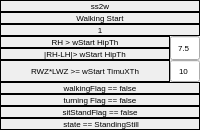
          <widget class="QFrame" name="ss2w_Frame">
           <property name="frameShape">
            <enum>QFrame::Shape::NoFrame</enum>
           </property>
           <property name="frameShadow">
            <enum>QFrame::Shadow::Raised</enum>
           </property>
           <layout class="QHBoxLayout" name="horizontalLayout_3">
            <property name="spacing">
             <number>0</number>
            </property>
            <property name="leftMargin">
             <number>0</number>
            </property>
            <property name="topMargin">
             <number>0</number>
            </property>
            <property name="rightMargin">
             <number>0</number>
            </property>
            <property name="bottomMargin">
             <number>0</number>
            </property>
            <item>
             <layout class="QVBoxLayout" name="ss2w_verticalLayout">
              <property name="spacing">
               <number>0</number>
              </property>
              <item>
               <widget class="QLabel" name="ss2w_label">
                <property name="maximumSize">
                 <size>
                  <width>900</width>
                  <height>18</height>
                 </size>
                </property>
                <property name="font">
                 <font>
                  <pointsize>6</pointsize>
                 </font>
                </property>
                <property name="frameShape">
                 <enum>QFrame::Shape::Box</enum>
                </property>
                <property name="frameShadow">
                 <enum>QFrame::Shadow::Plain</enum>
                </property>
                <property name="text">
                 <string>ss2w</string>
                </property>
                <property name="alignment">
                 <set>Qt::AlignmentFlag::AlignCenter</set>
                </property>
               </widget>
              </item>
              <item>
               <widget class="QLabel" name="flag130_label">
                <property name="maximumSize">
                 <size>
                  <width>900</width>
                  <height>18</height>
                 </size>
                </property>
                <property name="font">
                 <font>
                  <pointsize>6</pointsize>
                 </font>
                </property>
                <property name="frameShape">
                 <enum>QFrame::Shape::Box</enum>
                </property>
                <property name="text">
                 <string>Walking Start</string>
                </property>
                <property name="alignment">
                 <set>Qt::AlignmentFlag::AlignCenter</set>
                </property>
               </widget>
              </item>
              <item>
               <widget class="QLabel" name="stateNumber1_Label">
                <property name="maximumSize">
                 <size>
                  <width>16777215</width>
                  <height>18</height>
                 </size>
                </property>
                <property name="font">
                 <font>
                  <pointsize>6</pointsize>
                 </font>
                </property>
                <property name="frameShape">
                 <enum>QFrame::Shape::Box</enum>
                </property>
                <property name="text">
                 <string>1</string>
                </property>
                <property name="alignment">
                 <set>Qt::AlignmentFlag::AlignCenter</set>
                </property>
               </widget>
              </item>
              <item>
               <layout class="QHBoxLayout" name="wstartHipTh_horizontalLayout">
                <property name="spacing">
                 <number>0</number>
                </property>
                <item>
                 <layout class="QVBoxLayout" name="walkingStart_Flag12_verticalLayout">
                  <property name="spacing">
                   <number>0</number>
                  </property>
                  <item>
                   <widget class="QLabel" name="flag36_label">
                    <property name="font">
                     <font>
                      <pointsize>6</pointsize>
                     </font>
                    </property>
                    <property name="frameShape">
                     <enum>QFrame::Shape::Box</enum>
                    </property>
                    <property name="text">
                     <string>RH &gt; wStart HipTh</string>
                    </property>
                    <property name="alignment">
                     <set>Qt::AlignmentFlag::AlignCenter</set>
                    </property>
                    <property name="wordWrap">
                     <bool>true</bool>
                    </property>
                   </widget>
                  </item>
                  <item>
                   <widget class="QLabel" name="flag37_label">
                    <property name="font">
                     <font>
                      <pointsize>6</pointsize>
                     </font>
                    </property>
                    <property name="frameShape">
                     <enum>QFrame::Shape::Box</enum>
                    </property>
                    <property name="text">
                     <string>|RH-LH|&gt; wStart HipTh</string>
                    </property>
                    <property name="alignment">
                     <set>Qt::AlignmentFlag::AlignCenter</set>
                    </property>
                    <property name="wordWrap">
                     <bool>true</bool>
                    </property>
                   </widget>
                  </item>
                 </layout>
                </item>
                <item>
                 <widget class="QLineEdit" name="flag36_and_flag37_lineEdit">
                  <property name="minimumSize">
                   <size>
                    <width>30</width>
                    <height>0</height>
                   </size>
                  </property>
                  <property name="maximumSize">
                   <size>
                    <width>30</width>
                    <height>6000</height>
                   </size>
                  </property>
                  <property name="font">
                   <font>
                    <pointsize>6</pointsize>
                   </font>
                  </property>
                  <property name="text">
                   <string>7.5</string>
                  </property>
                  <property name="frame">
                   <bool>true</bool>
                  </property>
                  <property name="alignment">
                   <set>Qt::AlignmentFlag::AlignCenter</set>
                  </property>
                  <property name="placeholderText">
                   <string>7.5</string>
                  </property>
                 </widget>
                </item>
               </layout>
              </item>
              <item>
               <layout class="QHBoxLayout" name="walkingStart_Flag3_horizontalLayout">
                <property name="spacing">
                 <number>0</number>
                </property>
                <item>
                 <widget class="QLabel" name="flag38_label">
                  <property name="minimumSize">
                   <size>
                    <width>80</width>
                    <height>0</height>
                   </size>
                  </property>
                  <property name="font">
                   <font>
                    <pointsize>6</pointsize>
                   </font>
                  </property>
                  <property name="frameShape">
                   <enum>QFrame::Shape::Box</enum>
                  </property>
                  <property name="text">
                   <string>RWZ*LWZ &gt;= wStart TimuXTh</string>
                  </property>
                  <property name="textFormat">
                   <enum>Qt::TextFormat::AutoText</enum>
                  </property>
                  <property name="alignment">
                   <set>Qt::AlignmentFlag::AlignCenter</set>
                  </property>
                  <property name="wordWrap">
                   <bool>true</bool>
                  </property>
                 </widget>
                </item>
                <item>
                 <widget class="QLineEdit" name="flag38_lineEdit">
                  <property name="minimumSize">
                   <size>
                    <width>30</width>
                    <height>0</height>
                   </size>
                  </property>
                  <property name="maximumSize">
                   <size>
                    <width>30</width>
                    <height>6000</height>
                   </size>
                  </property>
                  <property name="font">
                   <font>
                    <pointsize>6</pointsize>
                   </font>
                  </property>
                  <property name="text">
                   <string>10</string>
                  </property>
                  <property name="frame">
                   <bool>true</bool>
                  </property>
                  <property name="alignment">
                   <set>Qt::AlignmentFlag::AlignCenter</set>
                  </property>
                  <property name="placeholderText">
                   <string>10</string>
                  </property>
                 </widget>
                </item>
               </layout>
              </item>
              <item>
               <widget class="QLabel" name="flag39_label">
                <property name="maximumSize">
                 <size>
                  <width>16777215</width>
                  <height>18</height>
                 </size>
                </property>
                <property name="font">
                 <font>
                  <pointsize>6</pointsize>
                 </font>
                </property>
                <property name="frameShape">
                 <enum>QFrame::Shape::Box</enum>
                </property>
                <property name="text">
                 <string>walkingFlag == false</string>
                </property>
                <property name="alignment">
                 <set>Qt::AlignmentFlag::AlignCenter</set>
                </property>
                <property name="wordWrap">
                 <bool>true</bool>
                </property>
               </widget>
              </item>
              <item>
               <widget class="QLabel" name="flag40_label">
                <property name="maximumSize">
                 <size>
                  <width>16777215</width>
                  <height>18</height>
                 </size>
                </property>
                <property name="font">
                 <font>
                  <pointsize>6</pointsize>
                 </font>
                </property>
                <property name="frameShape">
                 <enum>QFrame::Shape::Box</enum>
                </property>
                <property name="text">
                 <string>turning Flag == false</string>
                </property>
                <property name="alignment">
                 <set>Qt::AlignmentFlag::AlignCenter</set>
                </property>
                <property name="wordWrap">
                 <bool>true</bool>
                </property>
               </widget>
              </item>
              <item>
               <widget class="QLabel" name="flag41_label">
                <property name="maximumSize">
                 <size>
                  <width>16777215</width>
                  <height>18</height>
                 </size>
                </property>
                <property name="font">
                 <font>
                  <pointsize>6</pointsize>
                 </font>
                </property>
                <property name="frameShape">
                 <enum>QFrame::Shape::Box</enum>
                </property>
                <property name="text">
                 <string>sitStandFlag == false</string>
                </property>
                <property name="alignment">
                 <set>Qt::AlignmentFlag::AlignCenter</set>
                </property>
                <property name="wordWrap">
                 <bool>true</bool>
                </property>
               </widget>
              </item>
              <item>
               <widget class="QLabel" name="flag42_label">
                <property name="maximumSize">
                 <size>
                  <width>16777215</width>
                  <height>18</height>
                 </size>
                </property>
                <property name="font">
                 <font>
                  <pointsize>6</pointsize>
                 </font>
                </property>
                <property name="frameShape">
                 <enum>QFrame::Shape::Box</enum>
                </property>
                <property name="text">
                 <string> state == StandingStill</string>
                </property>
                <property name="alignment">
                 <set>Qt::AlignmentFlag::AlignCenter</set>
                </property>
                <property name="wordWrap">
                 <bool>true</bool>
                </property>
               </widget>
              </item>
             </layout>
            </item>
           </layout>
          </widget>
